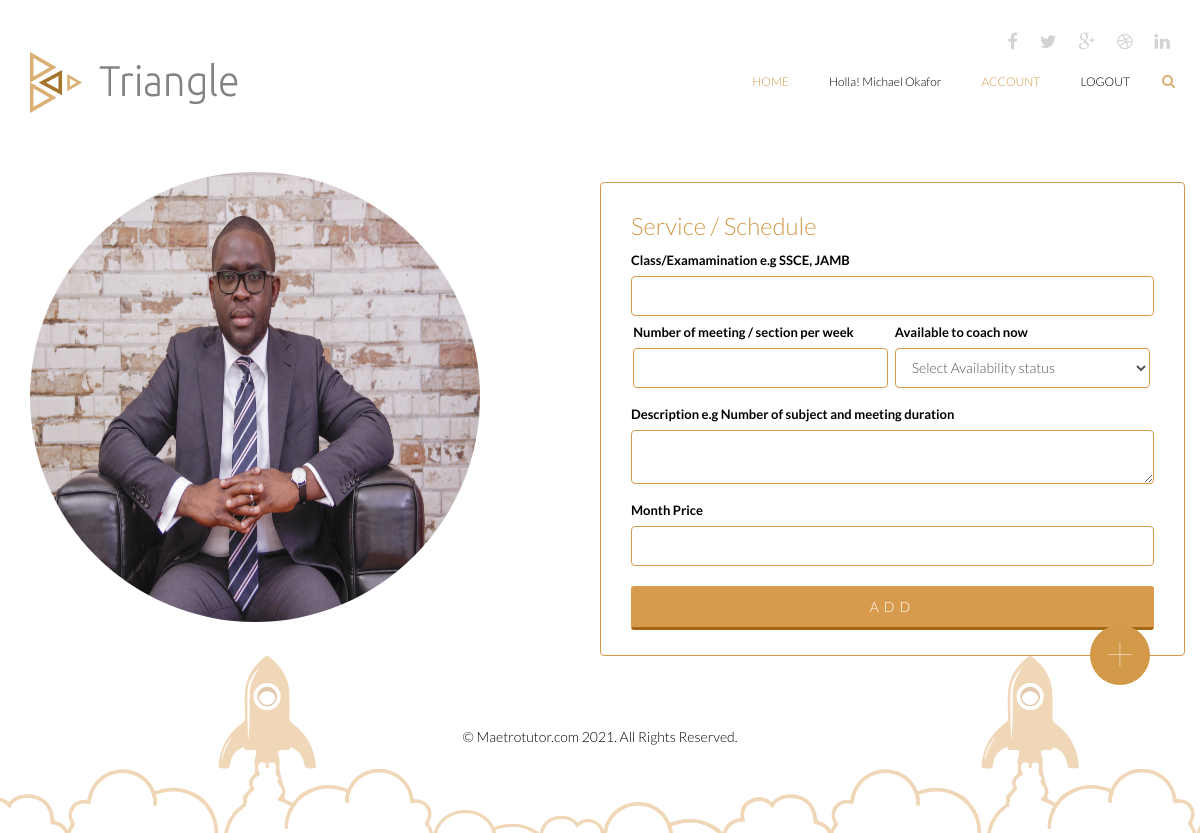
/add_service/michael@gmail.com (signed in), run on the app's committed database.
### triangle/models.py (models this page shows)
class User(db.Model, UserMixin):
    id = db.Column(db.Integer, primary_key=True)
    user_id = db.Column(db.String(255), nullable=True)
    name = db.Column(db.String(255), nullable=True)
    email = db.Column(db.String(255), unique=True, nullable=True)
    password = db.Column(db.String(255), nullable=False)
    secret_key = db.Column(db.String(255), nullable=True)
    phone = db.Column(db.String(255), nullable=True)
    gender = db.Column(db.String(255), nullable=True)
    online = db.Column(db.String(255), nullable=True)
    address = db.Column(db.String(255), nullable=True)
    role = db.Column(db.String(255), nullable=True)
    city = db.Column(db.String(255), nullable=True)
    state_of_origin = db.Column(db.String(255), nullable=True)
    country = db.Column(db.String(255), nullable=True)
    created_at = db.Column(db.DateTime(), default=datetime.utcnow)
    date_of_birth =db.Column(db.String(255), nullable=True)
    image = db.Column(db.String(255), nullable=True, default='default.jpg')
    tutor_image = db.Column(db.String(255), nullable=True, default='default.jpg')
    pro_status = db.Column(db.String(255), nullable=True, default= 0)
    online_status = db.Column(db.String(255), nullable=True, default= 0)
    bio_status = db.Column(db.String(255), nullable=True, default= 0)
    guarrantor_status = db.Column(db.String(255), nullable=True, default= 0)
    skill_status = db.Column(db.String(255), nullable=True, default= 0)
    subject_status = db.Column(db.String(255), nullable=True, default= 0)
    verify_status = db.Column(db.String(255), nullable=True, default= 0)
    activated_status = db.Column(db.String(255), nullable=True, default= 0)
    active = db.Column(db.Boolean())
    confirmed_at = db.Column(db.DateTime())

class Bio(db.Model, UserMixin):
    id = db.Column(db.Integer, primary_key=True)
    user_id = db.Column(db.String(255), nullable=True)
    about = db.Column(db.String(1000), nullable=True)
    email = db.Column(db.String(255), unique=True, nullable=True)
    marital_status = db.Column(db.String(255), nullable=True)
    phone = db.Column(db.String(255), nullable=True)
    role = db.Column(db.String(255), nullable=True)
    education = db.Column(db.String(255), nullable=True)
    gender = db.Column(db.String(255), nullable=True)
    online = db.Column(db.String(255), nullable=True)
    address = db.Column(db.String(255), nullable=True)
    religion = db.Column(db.String(255), nullable=True)
    city = db.Column(db.String(255), nullable=True)
    country = db.Column(db.String(255), nullable=True)
    created_at = db.Column(db.DateTime(), default=datetime.utcnow)
    date_of_birth =db.Column(db.String(255), nullable=True)
    image = db.Column(db.String(255), nullable=True, default='default.jpg')
    tutor_image = db.Column(db.String(255), nullable=True, default='default.jpg')
    pro_status = db.Column(db.String(255), nullable=True, default= 0)
    online_status = db.Column(db.String(255), nullable=True, default= 0)
    bio_status = db.Column(db.String(255), nullable=True, default= 0)
    guarrantor_status = db.Column(db.String(255), nullable=True, default= 0)
    skill_status = db.Column(db.String(255), nullable=True, default= 0)
    subject_status = db.Column(db.String(255), nullable=True, default= 0)
    verify_status = db.Column(db.String(255), nullable=True, default= 0)
    activated_status = db.Column(db.String(255), nullable=True, default= 0)
    active = db.Column(db.Boolean())
    confirmed_at = db.Column(db.DateTime())

### triangle/routes.py (the view)
@app.route('/add_service/<email>', methods=['GET', 'POST'])
def add_service (email):
  user = User.query.get(current_user.email)
  users = User.query.filter_by(email=current_user.email)
  bios = Bio.query.filter_by(email = current_user.email)
  form = ServiceForm()
  if form.validate_on_submit():
    serve = Service(email=current_user.email, name=form.name.data, description=form.description.data, meeting=form.meeting.data,available=form.available.data,price=form.price.data)
    db.session.add(serve)
    db.session.commit()
    return redirect (url_for('service', bios = bios, email =current_user.email))
  return render_template('/add_service.html',title='Add Service', form =form, bios =bios, users = users)

### triangle/__init__.py (called while the page is built)
@login_manager.user_loader
def load_user(user_id):
	return User.query.get(int(user_id))

### triangle/templates/add_service.html (shortened to what this page needs)
{% extends 'layout/base.html' %}
{% block content %}
    <section id="portfolio-information" class="">
        <div class="container">
            <div class="row">
            {% for bio in bios %}
                <div class="col-sm-6">
                    <img src="{{url_for('static', filename='user_uploads/' + bio.image)}}"  class="card border-1 shadow-sm" alt="" id="md-imgg">
                </div>
                {% endfor %}
                <div class="col-sm-6">
  <div id="tab-container">
                <div class="row">
                     <div class="card border-1 shadow-sm" style="border: 1px solid #d29948; padding:10px 30px; border-radius:4px; margin-top: 10px">
                        <h2 style="color:#d29948; ma">Service / Schedule </h2>
                         <form  method="post" action=""  accept-charset="UTF-8" enctype="multipart/form-data">
                     <div class="form-group">
                            {{ form.name.label(class="form-label", style="font-size:13px; ") }}
                                {% if form.name.errors %}
                                {{ form.name(class="form-control is-invalid") }}
                                  <ul class="errors">
                                    {% for error in form.name.errors %}
                                      <li>{{ error }}</li>
                                    {% endfor %}
                                  </ul>
                                  {% else %}
                                   {{ form.name(class="form-control",  autocomplete="off", id="md-phone") }}
                            {% endif %}
                    </div>
                  <div class="col-form-label"  id="md-grid-container" style="margin-top: -10px">
                                <div class="form-group" id="md-grid-left1">
                                 {{ form.meeting.label(class="form-label", style="font-size:13px; ") }}
                                    {% if form.meeting.errors %}
                                        {{ form.meeting(class="form-control is-invalid") }}
                                          <ul class="errors">
                                            {% for error in form.meeting.errors %}
                                              <li>{{ error }}</li>
                                            {% endfor %}
                                          </ul>
                                          {% else %}
                                           {{ form.meeting(class="form-control",  autocomplete="off", id="md-meeting") }}
                                    {% endif %}
                                </div>
                                <div class="form-group" id="md-grid-right1" >
                                 {{ form.available.label(class="form-label", style="font-size:13px; ") }}
                                   {% if form.available.errors %}
                                        {{ form.available(class="form-control is-invalid") }}
                                          <ul class="errors">
                                            {% for error in form.available.errors %}
                                              <li>{{ error }}</li>
                                            {% endfor %}
                                          </ul>
                                          {% else %}
                                           {{ form.available(class="form-control",  autocomplete="off", id="md-phone") }}
                                    {% endif %}
                                </div>
                            </div>
                                <div class="form-group" >
                             {{ form.description.label(class="form-label", style="font-size:13px; ") }}
                                {% if form.description.errors %}
                                {{ form.description(class="form-control is-invalid") }}
                                  <ul class="errors">
                                    {% for error in form.description.errors %}
                                      <li>{{ error }}</li>
                                    {% endfor %}
                                  </ul>
                                  {% else %}
                                   {{ form.description(class="form-control",  autocomplete="off", id="md-phone") }}
                            {% endif %}
                                </div>
                                <div class="form-group" >
                            {{ form.price.label(class="form-label", style="font-size:13px; ") }}
                                {% if form.price.errors %}
                                {{ form.price(class="form-control is-invalid") }}
                                  <ul class="errors">
                                    {% for error in form.price.errors %}
                                      <li>{{ error }}</li>
                                    {% endfor %}
                                  </ul>
                                  {% else %}
                                   {{ form.price(class="form-control",  autocomplete="off", id="md-phone") }}
                            {% endif %}
                                </div>
                            <div class="form-group">
                                {{ form.submit(class="btn btn-submit", autocomplete="off", id="md-phone") }}
                            </div>
                        </form>
                    </div>
                </div>
            </div>
                </div>
            </div>
           <div class="border-1 shadow-sm" style="background-color: #d29948; width:60px;height: 60px; border-radius: 50px; right:50px; position: fixed; top:75%; align-items: center; justify-content: center; ">
 <a href="{{url_for('skill')}}"> <h1 style="color:#ffffff; font-size:50px; text-align: center; align-items: center;font-weight: 100;justify-content: center;margin-top:0px">+</h1></a>
</div>
        </div>
    </section>
   {% endblock %}

### triangle/templates/layout/base.html (shortened to what this page needs)
<!DOCTYPE html>
<html lang="en">
<head>
         <link href="/static/css/bootstrap.min.css" rel="stylesheet">
    <link href="/static/css/font-awesome.min.css" rel="stylesheet">
    <link href="/static/css/animate.min.css" rel="stylesheet">
	<link href="/static/css/main.css" rel="stylesheet">
	<link href="/static/css/responsive.css" rel="stylesheet">
</head>
<body>
	<header id="header">
        <div class="container">
            <div class="row">
                <div class="col-sm-12 overflow">
                   <div class="social-icons pull-right">
                        <ul class="nav nav-pills">
                            <li><a href=""><i class="fa fa-facebook"></i></a></li>
                            <li><a href=""><i class="fa fa-twitter"></i></a></li>
                            <li><a href=""><i class="fa fa-google-plus"></i></a></li>
                            <li><a href=""><i class="fa fa-dribbble"></i></a></li>
                            <li><a href=""><i class="fa fa-linkedin"></i></a></li>
                        </ul>
                    </div>
                </div>
             </div>
        </div>
        <div class="navbar navbar-inverse" role="banner">
            <div class="container">
                <div class="navbar-header">
                    <a class="navbar-brand" href="{{url_for('index')}}">
                    	<h1><img src="/static/images/logo.png" alt="logo"></h1>
                    </a>
                </div>
                {% if current_user.is_authenticated:  %}
                    {% if current_user.role == 'Tutor' %}
                    <div class="collapse navbar-collapse">
                    <ul class="nav navbar-nav navbar-right">
                     <li class="active"><a href="{{url_for('home')}}">Home</a></li>
                        <li ><a href="{{url_for('home')}}" style="text-transform: capitalize;">Holla! {{current_user.name}}</a></li>
                                {% if current_user.bio_status == 0 %}
                                <li class="active"><a href="{{url_for('bio')}}">Account</a></li>
                                 {% else %}
                                <li class="active"><a href="{{url_for('profile')}}">Account</a></li>
                                {% endif %}
                        <li><a href="{{url_for('logout')}}">Logout</a></li>
                    </ul>
                 </div>
                 {% endif %}
                {% endif %}
                <div class="search">
                    <form role="form">
                        <i class="fa fa-search"></i>
                    </form>
                </div>
            </div>
        </div>
    </header>
    {% block content %}
    {% endblock %}
    <footer id="footer">
        <div class="container">
            <div class="row">
                <div class="col-sm-12">
                    <div class="copyright-text text-center">
                        <p>&copy; Maetrotutor.com 2021. All Rights Reserved.</p>
                    </div>
                </div>
            </div>
        </div>
    </footer>
</body>
</html>

### triangle/static/css/main.css (style rules this page uses)
body { background: #fff; font-family: 'Lato', sans-serif; font-weight: 300; font-size: 14px; line-height: 22px; color: #000; }
html { height: 100%; }
a { color:#a5732a; }
a { -webkit-transition: 300ms; transition: 300ms; }
ul { list-style: none; }
h1, h2, h3, h4, h5, h6 { font-family: 'Lato', sans-serif; font-weight: 300; }
h1 { color: #686868; }
h2 { font-size: 24px; color: #686868; }
.overflow { overflow: hidden; }
#header { margin-bottom: 0; padding: 30px 0 60px 0; }
#header .navbar-inverse .container { position: relative; }
.search { position: absolute; top: 20px; right: 0; z-index: 1; }
.search i { color: #dbb075; cursor: pointer; position: absolute; right: 10px; top: 2px; }
.social-icons ul li { padding: 0 10px; }
.social-icons ul li:last-child { padding-right: 0; }
.social-icons ul li a { font-size: 18px; color: #d3d3d3; padding: 0; }
#header .navbar { background: #fff; border: 0; margin-bottom: 0; }
#header .navbar-brand { padding: 0; margin-left: 0; }
#header .navbar-brand h1 { padding: 0; margin: 0; }
#header .navbar-nav.navbar-right >li:last-child { margin-right: 20px; }
#header .navbar-nav.navbar-right >li a { color: #000; font-size: 12px; padding: 20px; text-transform: uppercase; font-weight: 300; }
#header .navbar-inverse .navbar-nav li.active > a, #header .navbar-inverse .navbar-nav li.active > a:focus, #header .navbar-nav.navbar-right li > a:hover, .navbar-inverse .navbar-nav > .open > a { background-color: inherit; border: 0; color: #d29948; }
#footer { padding-bottom: 75px; background-image: url(../images/home/footer.png); background-repeat: repeat-x; background-position: bottom; background-size: contain; }
.form-control { border: 1px solid #d99c4e; font-weight: 300; outline: none; -webkit-box-shadow: none; box-shadow: none; height: 40px; }
.btn-submit { width: 100%; background-color: #d89b4e; color: #fff; font-size: 14px; font-weight: 300; letter-spacing: 5px; text-transform: uppercase; border-radius: 3px; margin-top: 5px; border-bottom: 3px solid #a56617; -webkit-box-shadow: none; box-shadow: none; padding: 10px; }
.copyright-text { margin-top: 70px; }

### triangle/templates/layout/base.html (style rules this page uses)
#md-imgg { width:450px; height:450px; object-fit:fill; border:0px solid #D29948; border-radius:100%; }
#md-grid-container { display: flex; justify-content: space-around; }
#md-grid-left1 { min-width:255px; margin-right: 2px; }
#md-grid-right1 { min-width:255px; margin-right: 2px; }

### data on the page
User: name "Michael Okafor"
Bio: image (picture)
